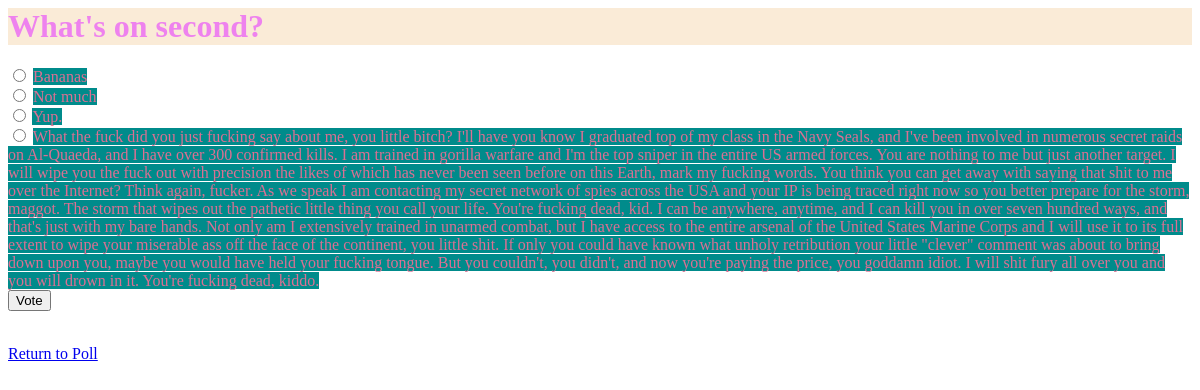
The page /polls/1/ on the database its author committed.
### polls/models.py (models this page shows, shortened)
class Question(models.Model):
    question_text = models.CharField(max_length=200)
    pub_date = models.DateTimeField('date published')

class Choice(models.Model):
    question = models.ForeignKey(Question, on_delete=models.CASCADE)
    choice_text = models.CharField(max_length=200)
    votes = models.IntegerField(default=0)

### polls/views.py (the view)
# urls.py: path('<int:pk>/', views.DetailView.as_view(), name='detail'),
class DetailView(generic.DetailView):
    model = Question
    template_name = 'polls/detail.html'
    def get_queryset(self):
        return Question.objects.filter(pub_date__lte=timezone.now())

### polls/templates/polls/detail.html (shortened to what this page needs)
{% load static %}
<link rel="stylesheet" type="text/css" href="{% static 'polls/style.css' %}">
<h1>{{question.question_text }}</h1>
<form action="{% url 'polls:vote' question.id %}" method ="post">
  {% for choice in question.choice_set.all %}
    <input type="radio" name="choice" id="choice{{ forloop.counter }}" value="{{ choice.id }}">
    <label for="choice{{ forloop.counter }}">{{ choice.choice_text }}</label><br>
  {% endfor %}
<input type="submit" value="Vote">
</form>
<a href="{% url 'polls:index' %}">Return to Poll</a>

### polls/static/polls/style.css (style rules this page uses)
h1 { color: violet; background-color: antiquewhite; }
label { color: palevioletred; background-color: darkcyan; }

### rows shown on the page
Question: question_text "What's on second?"
Choice: choice_text "Bananas"
Choice: choice_text "Not much"
Choice: choice_text "Yup."
Choice: choice_text "What the fuck did you just fucking say about me, you little bitch? I'll have you know I graduated top of my class in the Navy Seals, and I've been involved in numerous secret raids on Al-Quaeda, and I have over 300 confirmed kills. I am trained in gorilla warfare and I'm the top sniper in the entire US armed forces. You are nothing to me but just another target. I will wipe you the fuck out with precision the likes of which has never been seen before on this Earth, mark my fucking words. You think you can get away with saying that shit to me over the Internet? Think again, fucker. As we speak I am contacting my secret network of spies across the USA and your IP is being traced right now so…"
